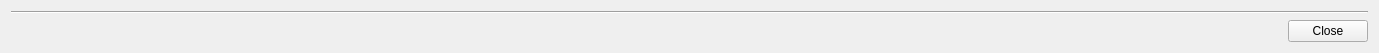
<?xml version="1.0" encoding="UTF-8"?>
<ui version="4.0">
 <class>DisassemblyViewer</class>
 <widget class="QWidget" name="DisassemblyViewer">
  <property name="geometry">
   <rect>
    <x>0</x>
    <y>0</y>
    <width>1379</width>
    <height>53</height>
   </rect>
  </property>
  <property name="windowTitle">
   <string>Disassembly Viewer</string>
  </property>
  <layout class="QVBoxLayout" name="verticalLayout">
   <item>
    <widget class="Line" name="line">
     <property name="orientation">
      <enum>Qt::Orientation::Horizontal</enum>
     </property>
    </widget>
   </item>
   <item>
    <layout class="QHBoxLayout" name="horizontalLayout_2">
     <item>
      <spacer name="horizontalSpacer">
       <property name="orientation">
        <enum>Qt::Orientation::Horizontal</enum>
       </property>
       <property name="sizeHint" stdset="0">
        <size>
         <width>40</width>
         <height>20</height>
        </size>
       </property>
      </spacer>
     </item>
     <item>
      <widget class="QPushButton" name="closeButton">
       <property name="text">
        <string>Close</string>
       </property>
      </widget>
     </item>
    </layout>
   </item>
  </layout>
 </widget>
 <resources/>
 <connections/>
</ui>
